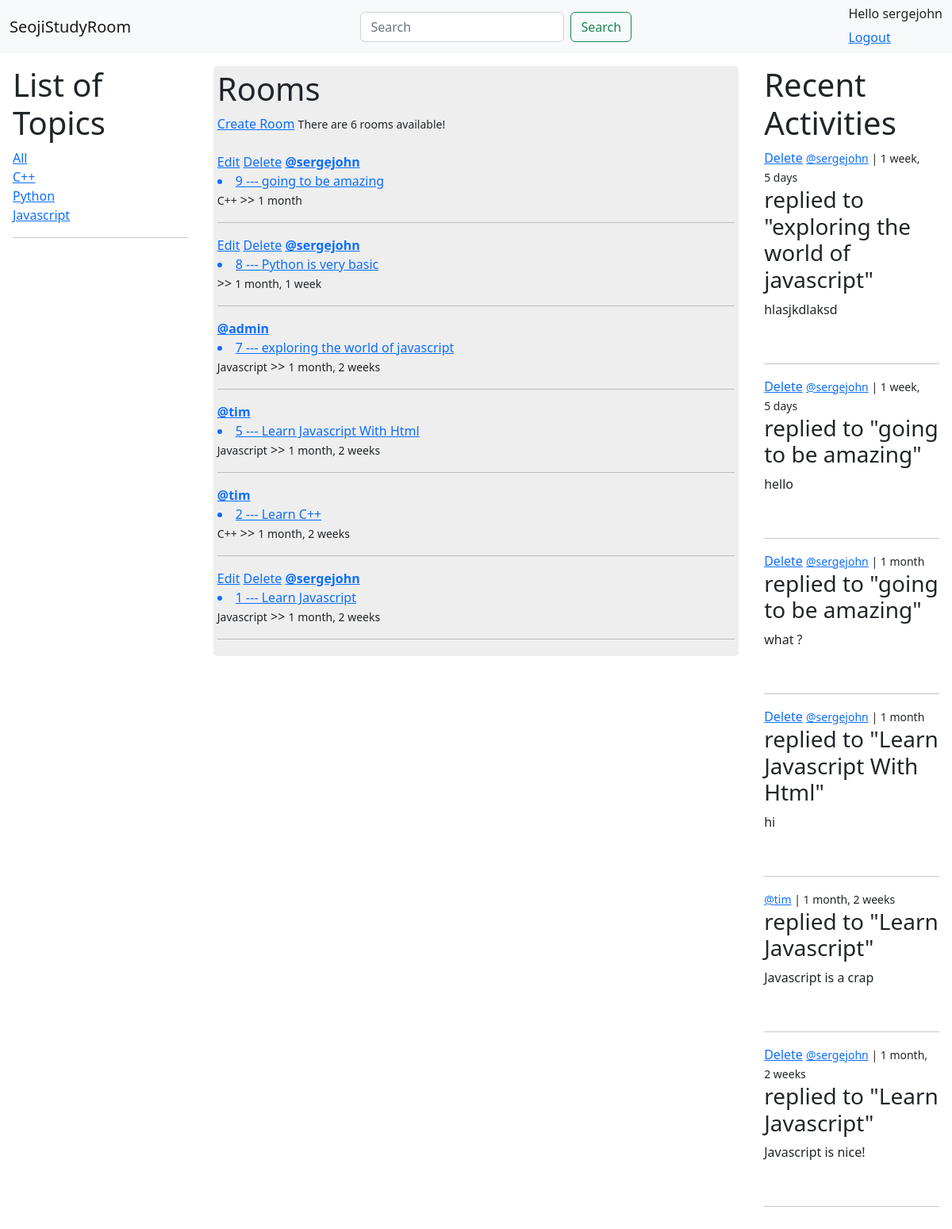
The app's page / (signed in) with its own data.
### base/models.py (models this page shows, shortened)
class Topic(models.Model):
    name = models.CharField(max_length=200)

class Room(models.Model):
    host = models.ForeignKey(User, on_delete=models.SET_NULL, null=True)
    topic = models.ForeignKey(Topic, on_delete=models.SET_NULL, null=True)
    name = models.CharField(max_length=200)
    description = models.TextField(null=True, blank=True)
    participants = models.ManyToManyField(User, related_name='participants', null=True)
    updated = models.DateTimeField(auto_now=True)
    created = models.DateTimeField(auto_now_add=True)
    class Meta:
        ordering = ['-created', '-updated']
    def __str__(self):
        return self.name

class Message(models.Model):
    user = models.ForeignKey(User, on_delete=models.CASCADE)
    room = models.ForeignKey(Room, on_delete=models.CASCADE)
    body = models.TextField()
    updated = models.DateTimeField(auto_now=True)
    created = models.DateTimeField(auto_now_add=True)
    class Meta:
        ordering = ['-created', '-updated']
    def __str__(self):
        return self.body[0:50]

### base/views.py (the view)
# urls.py: path('', views.home, name="home"),
def home(request):
    q = None
    if request.GET.get('q') != None:
        q = request.GET.get('q')
    else:
        q = ""
    rooms = Room.objects.filter(
        Q(topic__name__icontains=q) |
        Q(name__icontains=q) |
        Q(description__icontains=q)
        )
    room_messages = Message.objects.filter(Q(room__topic__name__icontains=q))
    topics = Topic.objects.all()
    room_count = rooms.count()
    return render(request, 'base/home.html', {
        'rooms': rooms,
        'topics': topics,
        'rooms_count': room_count,
        'room_messages': room_messages
    })

### base/templates/base/home.html (shortened to what this page needs)
{% extends 'layout.html' %}
{% block body %}
<div class="home-container">
    {% include 'base/topic_component.html' %}
    {% include 'base/room_component.html' %}
    {% include 'base/activity_component.html' %}
</div>
{% endblock %}

### templates/navbar.html
<nav class="navbar bg-light">
    <div class="container-fluid">
      <a class="navbar-brand" href="{% url 'home' %}">SeojiStudyRoom</a>
      <form class="d-flex" role="search" method="GET" action="{% url 'home' %}">
        <input class="form-control me-2" type="search" placeholder="Search" aria-label="Search" name="q">
        <button class="btn btn-outline-success" type="submit">Search</button>
      </form>
      <div>
         {% if request.user.is_authenticated %}
        <h6>Hello {{request.user}}</h6>
        <a href="{% url 'logout' %}">Logout</a>
        {% else %}
        <a href="{% url 'login' %}">Login</a>
        {% endif %}</div>
    </div>
</nav>

### base/templates/base/topic_component.html
<div class="topics-container">
    <h1>List of Topics</h1>
    <a href="{% url 'home' %}">All</a>
    {% for topic in topics %}
    <div>
        <a href="{% url 'home' %}?q={{topic.name}}">{{topic.name}}</a>
    </div>
    {% endfor %}
    <hr>
</div>

### base/templates/base/room_component.html
<div class="rooms-container">
    <h1>Rooms</h1><span><a href="{% url 'create-room' %}">Create Room</a></span>
    <small>There are {{rooms_count}} rooms available!</small><br><br>
    {% for room in rooms %}
    {% if request.user == room.host %}
    <a href="{% url 'update-room' room.id %}">Edit</a>
    <a href="{% url 'delete-room' room.id %}">Delete</a>
    {% endif %}
    <a href="{% url 'user-profile' room.host.id %}"><span><b>@{{room.host}}</b></span></a>
    <a href="{% url 'room' room.id %}"><li>{{room.id}} --- {{room.name}} </li></a>
    <small>{{room.topic.name}}</small>  >>
    <small>{{room.created|timesince}}</small>
    <hr>
    {% endfor %}
</div>

### base/templates/base/activity_component.html
<div class="recent-activities">
    <h1>Recent Activities</h1>
    {% for message in room_messages %}
    {% if request.user.is_authenticated %}
    {% if request.user == message.user %}
        <a href="{% url 'delete-message' message.id %}">Delete</a>
    {% endif %}
    {% endif %}
    <small><a href="{% url 'user-profile' message.user.id %}">@{{message.user}}</a> | {{message.created|timesince}}</small>
    <h3>replied to "{{message.room}}"</h3>
    <p>{{message}}</p>
    <br><hr>
    {%endfor%}
</div>

### base/templates/base/home.html (style rules this page uses)
.home-container { display: grid; grid-template-columns: 1fr 3fr 1fr; padding: 1rem; gap: 2rem; align-items: flex-start; }
.rooms-container { background-color: #eee; border-radius: 5px; padding: 5px; }

### records on screen
Topic: name "C++"
Topic: name "Python"
Topic: name "Javascript"
Room: shows "Edit", host "sergejohn", id "9", name "going to be amazing", topic.name "C++", created "1 month"
Room: shows "Edit", host "sergejohn", id "8", name "Python is very basic", created "1 month, 1 week"
Room: host "admin", id "7", name "exploring the world of javascript", topic.name "Javascript", created "1 month, 2 weeks"
Room: host "tim", id "5", name "Learn Javascript With Html", topic.name "Javascript", created "1 month, 2 weeks"
Room: host "tim", id "2", name "Learn C++", topic.name "C++", created "1 month, 2 weeks"
Room: shows "Edit", host "sergejohn", id "1", name "Learn Javascript", topic.name "Javascript", created "1 month, 2 weeks"
Message: shows "Delete", user "sergejohn", created "1 week, 5 days", room "exploring the world of javascript", body "hlasjkdlaksd"
Message: shows "Delete", user "sergejohn", created "1 week, 5 days", room "going to be amazing", body "hello"
Message: shows "Delete", user "sergejohn", created "1 month", room "going to be amazing", body "what ?"
Message: shows "Delete", user "sergejohn", created "1 month", room "Learn Javascript With Html", body "hi"
Message: user "tim", created "1 month, 2 weeks", room "Learn Javascript", body "Javascript is a crap"
Message: shows "Delete", user "sergejohn", created "1 month, 2 weeks", room "Learn Javascript", body "Javascript is nice!"

### other values on screen
{{ request.user }} "sergejohn"
{{ rooms_count }} "6"
